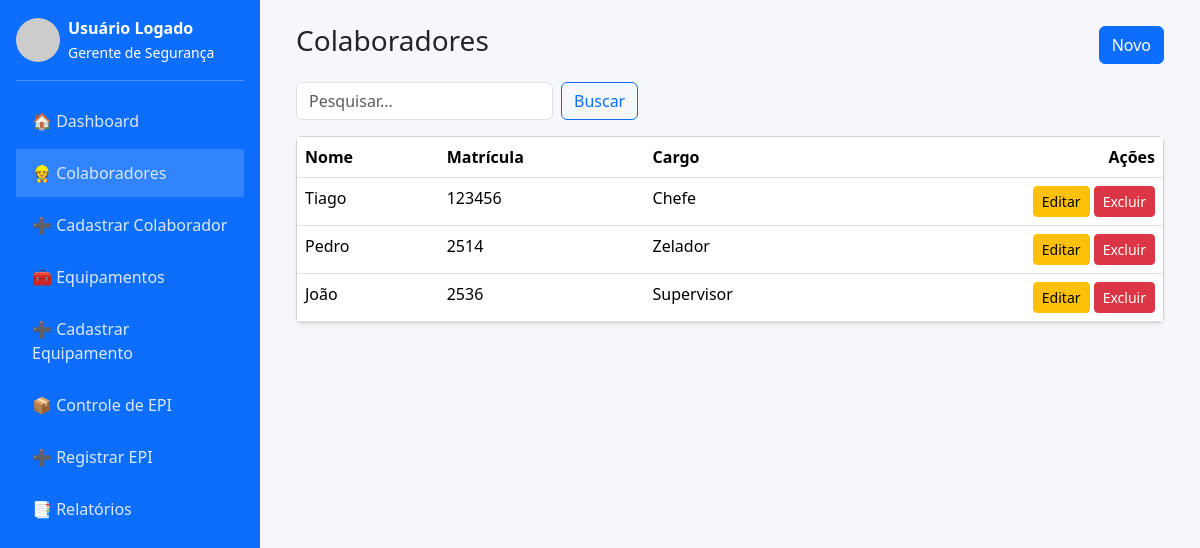
The page /colaboradores/ on the database its author committed.
### core/models.py (models this page shows, shortened)
class Colaborador(models.Model):
    nome = models.CharField(max_length=200)
    matricula = models.CharField(max_length=50, unique=True)
    cargo = models.CharField(max_length=100, blank=True)

### core/views.py (the view)
# urls.py: path('colaboradores/', views.colaboradores_list, name='colaboradores_list'),
def colaboradores_list(request):
    q = request.GET.get('q','')
    qs = Colaborador.objects.all()
    if q:
        qs = qs.filter(Q(nome__icontains=q)|Q(matricula__icontains=q)|Q(cargo__icontains=q))
    return render(request, 'core/colaboradores_list.html', {'objetos': qs, 'q': q})

### core/templates/core/colaboradores_list.html (shortened to what this page needs)
{% extends 'core/base.html' %}{% block content %}
<div class="container">
  <div class="d-flex justify-content-between align-items-center mb-3"><h3>Colaboradores</h3><a class="btn btn-primary" href="{% url 'core:colaboradores_create' %}">Novo</a></div>
  <form class="row g-2 mb-3" method="get"><div class="col-auto"><input type="text" class="form-control" name="q" placeholder="Pesquisar..." value="{{ q }}"></div><div class="col-auto"><button class="btn btn-outline-primary">Buscar</button></div></form>
  <div class="card shadow-sm"><div class="table-responsive"><table class="table table-hover mb-0">
    <thead><tr><th>Nome</th><th>Matrícula</th><th>Cargo</th><th class="text-end">Ações</th></tr></thead>
    <tbody>
      {% for obj in objetos %}
      <tr>
        <td>{{ obj.nome }}</td><td>{{ obj.matricula }}</td><td>{{ obj.cargo }}</td>
        <td class="text-end">
          <a class="btn btn-sm btn-warning" href="{% url 'core:colaboradores_update' obj.pk %}">Editar</a>
          <button class="btn btn-sm btn-danger" data-bs-toggle="modal" data-bs-target="#deleteModal{{ obj.pk }}">Excluir</button>
          {% url 'core:colaboradores_delete' obj.pk as del_url %}
        </td>
      </tr>
      {% empty %}<tr><td colspan="4" class="text-center">Nenhum registro</td></tr>{% endfor %}
    </tbody>
  </table></div></div>
</div>{% endblock %}

### core/templates/core/base.html (style rules this page uses)
body { background: #f6f7fb; }

### rows shown on the page
Colaborador: nome "Tiago", matricula "123456", cargo "Chefe"
Colaborador: nome "Pedro", matricula "2514", cargo "Zelador"
Colaborador: nome "João", matricula "2536", cargo "Supervisor"
